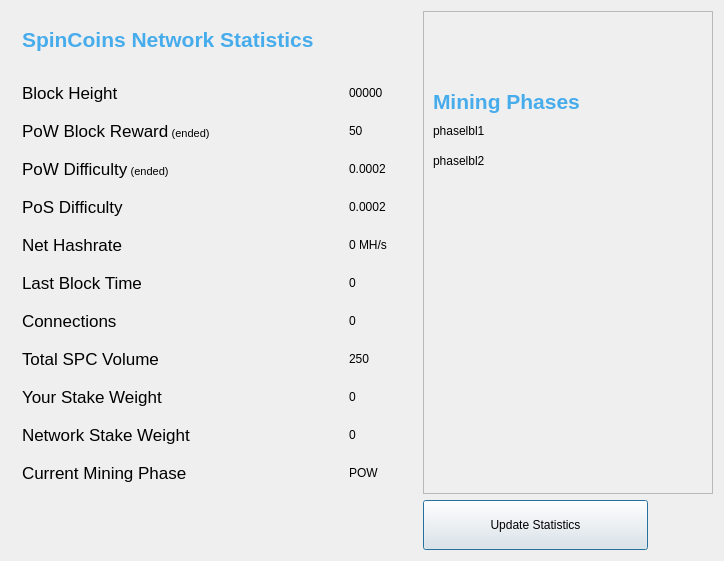
<?xml version="1.0" encoding="UTF-8"?>
<ui version="4.0">
 <class>StatisticsPage</class>
 <widget class="QWidget" name="StatisticsPage">
  <property name="windowModality">
   <enum>Qt::NonModal</enum>
  </property>
  <property name="geometry">
   <rect>
    <x>0</x>
    <y>0</y>
    <width>724</width>
    <height>561</height>
   </rect>
  </property>
  <property name="windowTitle">
   <string>Digging</string>
  </property>
  <layout class="QGridLayout" name="gridLayout">
   <property name="sizeConstraint">
    <enum>QLayout::SetMaximumSize</enum>
   </property>
   <item row="1" column="1">
    <widget class="QPushButton" name="startButton">
     <property name="sizePolicy">
      <sizepolicy hsizetype="Fixed" vsizetype="Fixed">
       <horstretch>0</horstretch>
       <verstretch>0</verstretch>
      </sizepolicy>
     </property>
     <property name="minimumSize">
      <size>
       <width>225</width>
       <height>50</height>
      </size>
     </property>
     <property name="text">
      <string>Update Statistics</string>
     </property>
     <property name="default">
      <bool>true</bool>
     </property>
    </widget>
   </item>
   <item row="1" column="0">
    <spacer name="verticalSpacer">
     <property name="orientation">
      <enum>Qt::Vertical</enum>
     </property>
     <property name="sizeHint" stdset="0">
      <size>
       <width>20</width>
       <height>40</height>
      </size>
     </property>
    </spacer>
   </item>
   <item row="0" column="0">
    <widget class="QFrame" name="gridFrame_2">
     <layout class="QGridLayout" name="gridLayout_4">
      <item row="1" column="0">
       <layout class="QHBoxLayout" name="horizontalLayout_4">
        <property name="spacing">
         <number>7</number>
        </property>
        <item>
         <widget class="QLabel" name="label_5">
          <property name="minimumSize">
           <size>
            <width>0</width>
            <height>35</height>
           </size>
          </property>
          <property name="palette">
           <palette>
            <active>
             <colorrole role="WindowText">
              <brush brushstyle="SolidPattern">
               <color alpha="255">
                <red>1</red>
                <green>132</green>
                <blue>87</blue>
               </color>
              </brush>
             </colorrole>
             <colorrole role="Button">
              <brush brushstyle="SolidPattern">
               <color alpha="255">
                <red>1</red>
                <green>132</green>
                <blue>87</blue>
               </color>
              </brush>
             </colorrole>
             <colorrole role="Light">
              <brush brushstyle="SolidPattern">
               <color alpha="255">
                <red>1</red>
                <green>198</green>
                <blue>131</blue>
               </color>
              </brush>
             </colorrole>
             <colorrole role="Midlight">
              <brush brushstyle="SolidPattern">
               <color alpha="255">
                <red>1</red>
                <green>165</green>
                <blue>109</blue>
               </color>
              </brush>
             </colorrole>
             <colorrole role="Dark">
              <brush brushstyle="SolidPattern">
               <color alpha="255">
                <red>0</red>
                <green>66</green>
                <blue>43</blue>
               </color>
              </brush>
             </colorrole>
             <colorrole role="Mid">
              <brush brushstyle="SolidPattern">
               <color alpha="255">
                <red>0</red>
                <green>88</green>
                <blue>58</blue>
               </color>
              </brush>
             </colorrole>
             <colorrole role="Text">
              <brush brushstyle="SolidPattern">
               <color alpha="255">
                <red>1</red>
                <green>132</green>
                <blue>87</blue>
               </color>
              </brush>
             </colorrole>
             <colorrole role="BrightText">
              <brush brushstyle="SolidPattern">
               <color alpha="255">
                <red>255</red>
                <green>255</green>
                <blue>255</blue>
               </color>
              </brush>
             </colorrole>
             <colorrole role="ButtonText">
              <brush brushstyle="SolidPattern">
               <color alpha="255">
                <red>1</red>
                <green>132</green>
                <blue>87</blue>
               </color>
              </brush>
             </colorrole>
             <colorrole role="Base">
              <brush brushstyle="SolidPattern">
               <color alpha="255">
                <red>255</red>
                <green>255</green>
                <blue>255</blue>
               </color>
              </brush>
             </colorrole>
             <colorrole role="Window">
              <brush brushstyle="SolidPattern">
               <color alpha="255">
                <red>1</red>
                <green>132</green>
                <blue>87</blue>
               </color>
              </brush>
             </colorrole>
             <colorrole role="Shadow">
              <brush brushstyle="SolidPattern">
               <color alpha="255">
                <red>0</red>
                <green>0</green>
                <blue>0</blue>
               </color>
              </brush>
             </colorrole>
             <colorrole role="AlternateBase">
              <brush brushstyle="SolidPattern">
               <color alpha="255">
                <red>128</red>
                <green>193</green>
                <blue>171</blue>
               </color>
              </brush>
             </colorrole>
             <colorrole role="ToolTipBase">
              <brush brushstyle="SolidPattern">
               <color alpha="255">
                <red>255</red>
                <green>255</green>
                <blue>220</blue>
               </color>
              </brush>
             </colorrole>
             <colorrole role="ToolTipText">
              <brush brushstyle="SolidPattern">
               <color alpha="255">
                <red>0</red>
                <green>0</green>
                <blue>0</blue>
               </color>
              </brush>
             </colorrole>
            </active>
            <inactive>
             <colorrole role="WindowText">
              <brush brushstyle="SolidPattern">
               <color alpha="255">
                <red>1</red>
                <green>132</green>
                <blue>87</blue>
               </color>
              </brush>
             </colorrole>
             <colorrole role="Button">
              <brush brushstyle="SolidPattern">
               <color alpha="255">
                <red>1</red>
                <green>132</green>
                <blue>87</blue>
               </color>
              </brush>
             </colorrole>
             <colorrole role="Light">
              <brush brushstyle="SolidPattern">
               <color alpha="255">
                <red>1</red>
                <green>198</green>
                <blue>131</blue>
               </color>
              </brush>
             </colorrole>
             <colorrole role="Midlight">
              <brush brushstyle="SolidPattern">
               <color alpha="255">
                <red>1</red>
                <green>165</green>
                <blue>109</blue>
               </color>
              </brush>
             </colorrole>
             <colorrole role="Dark">
              <brush brushstyle="SolidPattern">
               <color alpha="255">
                <red>0</red>
                <green>66</green>
                <blue>43</blue>
               </color>
              </brush>
             </colorrole>
             <colorrole role="Mid">
              <brush brushstyle="SolidPattern">
               <color alpha="255">
                <red>0</red>
                <green>88</green>
                <blue>58</blue>
               </color>
              </brush>
             </colorrole>
             <colorrole role="Text">
              <brush brushstyle="SolidPattern">
               <color alpha="255">
                <red>1</red>
                <green>132</green>
                <blue>87</blue>
               </color>
              </brush>
             </colorrole>
             <colorrole role="BrightText">
              <brush brushstyle="SolidPattern">
               <color alpha="255">
                <red>255</red>
                <green>255</green>
                <blue>255</blue>
               </color>
              </brush>
             </colorrole>
             <colorrole role="ButtonText">
              <brush brushstyle="SolidPattern">
               <color alpha="255">
                <red>1</red>
                <green>132</green>
                <blue>87</blue>
               </color>
              </brush>
             </colorrole>
             <colorrole role="Base">
              <brush brushstyle="SolidPattern">
               <color alpha="255">
                <red>255</red>
                <green>255</green>
                <blue>255</blue>
               </color>
              </brush>
             </colorrole>
             <colorrole role="Window">
              <brush brushstyle="SolidPattern">
               <color alpha="255">
                <red>1</red>
                <green>132</green>
                <blue>87</blue>
               </color>
              </brush>
             </colorrole>
             <colorrole role="Shadow">
              <brush brushstyle="SolidPattern">
               <color alpha="255">
                <red>0</red>
                <green>0</green>
                <blue>0</blue>
               </color>
              </brush>
             </colorrole>
             <colorrole role="AlternateBase">
              <brush brushstyle="SolidPattern">
               <color alpha="255">
                <red>128</red>
                <green>193</green>
                <blue>171</blue>
               </color>
              </brush>
             </colorrole>
             <colorrole role="ToolTipBase">
              <brush brushstyle="SolidPattern">
               <color alpha="255">
                <red>255</red>
                <green>255</green>
                <blue>220</blue>
               </color>
              </brush>
             </colorrole>
             <colorrole role="ToolTipText">
              <brush brushstyle="SolidPattern">
               <color alpha="255">
                <red>0</red>
                <green>0</green>
                <blue>0</blue>
               </color>
              </brush>
             </colorrole>
            </inactive>
            <disabled>
             <colorrole role="WindowText">
              <brush brushstyle="SolidPattern">
               <color alpha="255">
                <red>1</red>
                <green>132</green>
                <blue>87</blue>
               </color>
              </brush>
             </colorrole>
             <colorrole role="Button">
              <brush brushstyle="SolidPattern">
               <color alpha="255">
                <red>1</red>
                <green>132</green>
                <blue>87</blue>
               </color>
              </brush>
             </colorrole>
             <colorrole role="Light">
              <brush brushstyle="SolidPattern">
               <color alpha="255">
                <red>1</red>
                <green>198</green>
                <blue>131</blue>
               </color>
              </brush>
             </colorrole>
             <colorrole role="Midlight">
              <brush brushstyle="SolidPattern">
               <color alpha="255">
                <red>1</red>
                <green>165</green>
                <blue>109</blue>
               </color>
              </brush>
             </colorrole>
             <colorrole role="Dark">
              <brush brushstyle="SolidPattern">
               <color alpha="255">
                <red>0</red>
                <green>66</green>
                <blue>43</blue>
               </color>
              </brush>
             </colorrole>
             <colorrole role="Mid">
              <brush brushstyle="SolidPattern">
               <color alpha="255">
                <red>0</red>
                <green>88</green>
                <blue>58</blue>
               </color>
              </brush>
             </colorrole>
             <colorrole role="Text">
              <brush brushstyle="SolidPattern">
               <color alpha="255">
                <red>1</red>
                <green>132</green>
                <blue>87</blue>
               </color>
              </brush>
             </colorrole>
             <colorrole role="BrightText">
              <brush brushstyle="SolidPattern">
               <color alpha="255">
                <red>255</red>
                <green>255</green>
                <blue>255</blue>
               </color>
              </brush>
             </colorrole>
             <colorrole role="ButtonText">
              <brush brushstyle="SolidPattern">
               <color alpha="255">
                <red>1</red>
                <green>132</green>
                <blue>87</blue>
               </color>
              </brush>
             </colorrole>
             <colorrole role="Base">
              <brush brushstyle="SolidPattern">
               <color alpha="255">
                <red>1</red>
                <green>132</green>
                <blue>87</blue>
               </color>
              </brush>
             </colorrole>
             <colorrole role="Window">
              <brush brushstyle="SolidPattern">
               <color alpha="255">
                <red>1</red>
                <green>132</green>
                <blue>87</blue>
               </color>
              </brush>
             </colorrole>
             <colorrole role="Shadow">
              <brush brushstyle="SolidPattern">
               <color alpha="255">
                <red>0</red>
                <green>0</green>
                <blue>0</blue>
               </color>
              </brush>
             </colorrole>
             <colorrole role="AlternateBase">
              <brush brushstyle="SolidPattern">
               <color alpha="255">
                <red>1</red>
                <green>132</green>
                <blue>87</blue>
               </color>
              </brush>
             </colorrole>
             <colorrole role="ToolTipBase">
              <brush brushstyle="SolidPattern">
               <color alpha="255">
                <red>255</red>
                <green>255</green>
                <blue>220</blue>
               </color>
              </brush>
             </colorrole>
             <colorrole role="ToolTipText">
              <brush brushstyle="SolidPattern">
               <color alpha="255">
                <red>0</red>
                <green>0</green>
                <blue>0</blue>
               </color>
              </brush>
             </colorrole>
            </disabled>
           </palette>
          </property>
          <property name="text">
           <string>&lt;html&gt;&lt;head/&gt;&lt;body&gt;&lt;p&gt;&lt;span style=&quot; font-size:16pt; font-weight:792; color:#46acec;&quot;&gt;SpinCoins Network Statistics&lt;/span&gt;&lt;/p&gt;&lt;/body&gt;&lt;/html&gt;</string>
          </property>
         </widget>
        </item>
        <item>
         <spacer name="horizontalSpacer_2">
          <property name="orientation">
           <enum>Qt::Horizontal</enum>
          </property>
          <property name="sizeHint" stdset="0">
           <size>
            <width>40</width>
            <height>20</height>
           </size>
          </property>
         </spacer>
        </item>
       </layout>
      </item>
      <item row="2" column="0">
       <spacer name="verticalSpacer_2">
        <property name="orientation">
         <enum>Qt::Vertical</enum>
        </property>
        <property name="sizeHint" stdset="0">
         <size>
          <width>20</width>
          <height>40</height>
         </size>
        </property>
       </spacer>
      </item>
      <item row="3" column="0">
       <layout class="QFormLayout" name="formLayout_2">
        <property name="fieldGrowthPolicy">
         <enum>QFormLayout::FieldsStayAtSizeHint</enum>
        </property>
        <property name="horizontalSpacing">
         <number>139</number>
        </property>
        <property name="verticalSpacing">
         <number>18</number>
        </property>
        <property name="rightMargin">
         <number>0</number>
        </property>
        <item row="1" column="0">
         <widget class="QLabel" name="label_14">
          <property name="text">
           <string>&lt;html&gt;&lt;head/&gt;&lt;body&gt;&lt;p&gt;&lt;span style=&quot; font-size:13pt;&quot;&gt;Block Height&lt;/span&gt;&lt;/p&gt;&lt;/body&gt;&lt;/html&gt;</string>
          </property>
         </widget>
        </item>
        <item row="1" column="1">
         <widget class="QLabel" name="heightBox">
          <property name="text">
           <string>00000</string>
          </property>
          <property name="alignment">
           <set>Qt::AlignLeading|Qt::AlignLeft|Qt::AlignVCenter</set>
          </property>
         </widget>
        </item>
        <item row="2" column="0">
         <widget class="QLabel" name="label_12">
          <property name="text">
           <string>&lt;html&gt;&lt;head/&gt;&lt;body&gt;&lt;p&gt;&lt;span style=&quot; font-size:13pt;&quot;&gt;PoW Block Reward&lt;/span&gt; &lt;span style=&quot; font-size:8pt;&quot;&gt;(ended)&lt;/span&gt;&lt;/p&gt;&lt;/body&gt;&lt;/html&gt;</string>
          </property>
         </widget>
        </item>
        <item row="2" column="1">
         <widget class="QLabel" name="rewardBox">
          <property name="text">
           <string>50</string>
          </property>
         </widget>
        </item>
        <item row="3" column="0">
         <widget class="QLabel" name="label_13">
          <property name="text">
           <string>&lt;html&gt;&lt;head/&gt;&lt;body&gt;&lt;p&gt;&lt;span style=&quot; font-size:13pt;&quot;&gt;PoW Difficulty&lt;/span&gt; &lt;span style=&quot; font-size:8pt;&quot;&gt;(ended)&lt;/span&gt;&lt;/p&gt;&lt;/body&gt;&lt;/html&gt;</string>
          </property>
         </widget>
        </item>
        <item row="3" column="1">
         <widget class="QLabel" name="diffBox">
          <property name="text">
           <string>0.0002</string>
          </property>
         </widget>
        </item>
        <item row="4" column="0">
         <widget class="QLabel" name="label_9">
          <property name="text">
           <string>&lt;html&gt;&lt;head/&gt;&lt;body&gt;&lt;p&gt;&lt;span style=&quot; font-size:13pt;&quot;&gt;PoS Difficulty&lt;/span&gt;&lt;/p&gt;&lt;/body&gt;&lt;/html&gt;</string>
          </property>
         </widget>
        </item>
        <item row="4" column="1">
         <widget class="QLabel" name="diffBox2">
          <property name="text">
           <string>0.0002</string>
          </property>
         </widget>
        </item>
        <item row="5" column="0">
         <widget class="QLabel" name="label_16">
          <property name="text">
           <string>&lt;html&gt;&lt;head/&gt;&lt;body&gt;&lt;p&gt;&lt;span style=&quot; font-size:13pt;&quot;&gt;Net Hashrate&lt;/span&gt;&lt;/p&gt;&lt;/body&gt;&lt;/html&gt;</string>
          </property>
         </widget>
        </item>
        <item row="5" column="1">
         <widget class="QLabel" name="pawrateBox">
          <property name="text">
           <string>0 MH/s</string>
          </property>
         </widget>
        </item>
        <item row="6" column="0">
         <widget class="QLabel" name="label3_2">
          <property name="sizePolicy">
           <sizepolicy hsizetype="Preferred" vsizetype="Maximum">
            <horstretch>0</horstretch>
            <verstretch>0</verstretch>
           </sizepolicy>
          </property>
          <property name="text">
           <string>&lt;html&gt;&lt;head/&gt;&lt;body&gt;&lt;p&gt;&lt;span style=&quot; font-size:13pt;&quot;&gt;Last Block Time&lt;/span&gt;&lt;/p&gt;&lt;/body&gt;&lt;/html&gt;</string>
          </property>
         </widget>
        </item>
        <item row="6" column="1">
         <widget class="QLabel" name="localBox">
          <property name="text">
           <string>0</string>
          </property>
         </widget>
        </item>
        <item row="7" column="0">
         <widget class="QLabel" name="label1_2">
          <property name="text">
           <string>&lt;html&gt;&lt;head/&gt;&lt;body&gt;&lt;p&gt;&lt;span style=&quot; font-size:13pt;&quot;&gt;Connections&lt;/span&gt;&lt;/p&gt;&lt;/body&gt;&lt;/html&gt;</string>
          </property>
         </widget>
        </item>
        <item row="7" column="1">
         <widget class="QLabel" name="connectionBox">
          <property name="text">
           <string>0</string>
          </property>
         </widget>
        </item>
        <item row="8" column="0">
         <widget class="QLabel" name="label_8">
          <property name="text">
           <string>&lt;html&gt;&lt;head/&gt;&lt;body&gt;&lt;p&gt;&lt;span style=&quot; font-size:13pt;&quot;&gt;Total SPC Volume&lt;/span&gt;&lt;/p&gt;&lt;/body&gt;&lt;/html&gt;</string>
          </property>
         </widget>
        </item>
        <item row="8" column="1">
         <widget class="QLabel" name="volumeBox">
          <property name="text">
           <string>250</string>
          </property>
         </widget>
        </item>
        <item row="9" column="0">
         <widget class="QLabel" name="label_10">
          <property name="text">
           <string>&lt;html&gt;&lt;head/&gt;&lt;body&gt;&lt;p&gt;&lt;span style=&quot; font-size:13pt;&quot;&gt;Your Stake Weight&lt;/span&gt;&lt;/p&gt;&lt;/body&gt;&lt;/html&gt;</string>
          </property>
         </widget>
        </item>
        <item row="9" column="1">
         <widget class="QLabel" name="minBox">
          <property name="text">
           <string>0</string>
          </property>
         </widget>
        </item>
        <item row="10" column="0">
         <widget class="QLabel" name="label_11">
          <property name="text">
           <string>&lt;html&gt;&lt;head/&gt;&lt;body&gt;&lt;p&gt;&lt;span style=&quot; font-size:13pt;&quot;&gt;Network Stake Weight&lt;/span&gt;&lt;/p&gt;&lt;/body&gt;&lt;/html&gt;</string>
          </property>
         </widget>
        </item>
        <item row="10" column="1">
         <widget class="QLabel" name="maxBox">
          <property name="text">
           <string>0</string>
          </property>
         </widget>
        </item>
        <item row="11" column="0">
         <widget class="QLabel" name="label_15">
          <property name="text">
           <string>&lt;html&gt;&lt;head/&gt;&lt;body&gt;&lt;p&gt;&lt;span style=&quot; font-size:13pt;&quot;&gt;Current Mining Phase&lt;/span&gt;&lt;/p&gt;&lt;/body&gt;&lt;/html&gt;</string>
          </property>
         </widget>
        </item>
        <item row="11" column="1">
         <widget class="QLabel" name="cBox">
          <property name="text">
           <string>POW</string>
          </property>
         </widget>
        </item>
       </layout>
      </item>
     </layout>
    </widget>
   </item>
   <item row="0" column="1">
    <widget class="QFrame" name="frame">
     <property name="enabled">
      <bool>true</bool>
     </property>
     <property name="minimumSize">
      <size>
       <width>290</width>
       <height>0</height>
      </size>
     </property>
     <property name="sizeIncrement">
      <size>
       <width>0</width>
       <height>0</height>
      </size>
     </property>
     <property name="frameShape">
      <enum>QFrame::StyledPanel</enum>
     </property>
     <property name="frameShadow">
      <enum>QFrame::Raised</enum>
     </property>
     <widget class="QLabel" name="label">
      <property name="geometry">
       <rect>
        <x>10</x>
        <y>20</y>
        <width>241</width>
        <height>181</height>
       </rect>
      </property>
      <property name="text">
       <string>&lt;html&gt;&lt;head/&gt;&lt;body&gt;&lt;p&gt;&lt;span style=&quot; font-size:16pt; font-weight:600; color:#46acec;&quot;&gt;Mining Phases&lt;/span&gt;&lt;/p&gt;&lt;p&gt;&lt;span style=&quot; color:#46acec;&quot;&gt;&lt;br/&gt;&lt;/span&gt;&lt;/p&gt;&lt;/body&gt;&lt;/html&gt;</string>
      </property>
     </widget>
     <widget class="QLabel" name="phaselbl1">
      <property name="geometry">
       <rect>
        <x>10</x>
        <y>110</y>
        <width>251</width>
        <height>20</height>
       </rect>
      </property>
      <property name="text">
       <string>phaselbl1</string>
      </property>
     </widget>
     <widget class="QLabel" name="phaselbl2">
      <property name="geometry">
       <rect>
        <x>10</x>
        <y>140</y>
        <width>251</width>
        <height>20</height>
       </rect>
      </property>
      <property name="text">
       <string>phaselbl2</string>
      </property>
     </widget>
    </widget>
   </item>
  </layout>
 </widget>
 <layoutdefault spacing="6" margin="11"/>
 <resources/>
 <connections/>
</ui>
